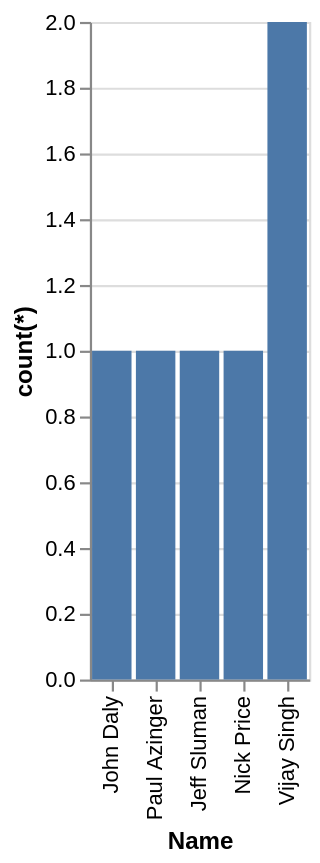

The specification (Vega-Lite) saved for this image:
### Vega-Lite specification from a JSON file in a GitHub repository (floating-point values rounded to 4 significant figures)
{"data": {"values": [{"x_data": "Vijay Singh", "y_data": 2}, {"x_data": "John Daly", "y_data": 1}, {"x_data": "Paul Azinger", "y_data": 1}, {"x_data": "Jeff Sluman", "y_data": 1}, {"x_data": "Nick Price", "y_data": 1}]}, "mark": "bar", "encoding": {"x": {"field": "x_data", "type": "nominal", "title": "Name", "sort": {"op": "sum", "field": "y_data", "order": "ascending"}}, "y": {"field": "y_data", "type": "quantitative", "title": "count(*)"}}}
